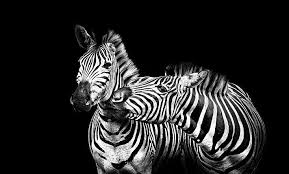
%> input picture imagen2.jpg, 289 x 174 px
$ octave CuartaClase2.m   (GNU Octave 9; MATLAB toolbox functions it lacks are replaced by stand-ins)
%> lines starting %> are read from the running program, lines starting %| are printed output that depends on the picture
clc         %limpiar el command window
close all   %Cierra ventana previamente abierta
clear       %Borrar archivos de memoria

imagen = imread('imagen2.jpg');
%> imagen is the input picture: size 174x289x3 uint8; min 0, max 255, mean 38.4
imagen = rgb2gray(imagen);
%> imagen: size 174x289 uint8

fsm = 2;
imagen2 = imagen(1:fsm:end,1:fsm:end);
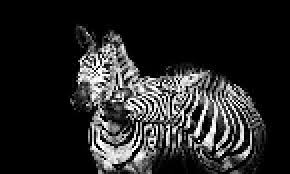
%> imagen2: size 87x145 uint8 (shown 2 times larger); min 0, max 255, mean 38.3
aTr = imagen'; %Transpuesta de una matriz
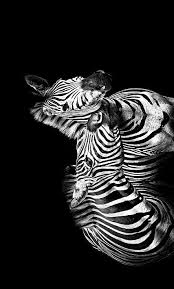
%> aTr: size 289x174 uint8; min 0, max 255, mean 38.4; mean of the top-left, top-right, bottom-left and bottom-right quarters 29.1, 44.3, 12, 68.2

figure,colormap('gray'),imagesc(imagen);
%figure,colormap('gray'),imagesc(B);
figure,colormap('gray'),imagesc(imagen2);
